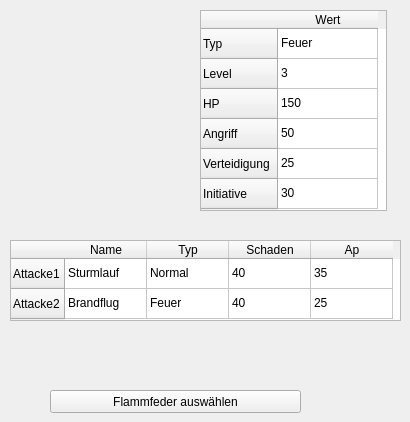
   <widget class="QWidget" name="tab6Flammfeder">
    <attribute name="title">
     <string>Flammfeder</string>
    </attribute>
    <widget class="QLabel" name="labelBildFlammfeder">
     <property name="geometry">
      <rect>
       <x>20</x>
       <y>10</y>
       <width>150</width>
       <height>150</height>
      </rect>
     </property>
     <property name="text">
      <string/>
     </property>
    </widget>
    <widget class="QPushButton" name="btnFlammfeder">
     <property name="geometry">
      <rect>
       <x>50</x>
       <y>390</y>
       <width>251</width>
       <height>23</height>
      </rect>
     </property>
     <property name="text">
      <string>Flammfeder auswählen</string>
     </property>
    </widget>
    <widget class="QTableWidget" name="tableWidget_11">
     <property name="geometry">
      <rect>
       <x>200</x>
       <y>10</y>
       <width>187</width>
       <height>201</height>
      </rect>
     </property>
     <row>
      <property name="text">
       <string>Typ</string>
      </property>
     </row>
     <row>
      <property name="text">
       <string>Level</string>
      </property>
     </row>
     <row>
      <property name="text">
       <string>HP</string>
      </property>
     </row>
     <row>
      <property name="text">
       <string>Angriff</string>
      </property>
     </row>
     <row>
      <property name="text">
       <string>Verteidigung</string>
      </property>
     </row>
     <row>
      <property name="text">
       <string>Initiative</string>
      </property>
     </row>
     <column>
      <property name="text">
       <string>Wert</string>
      </property>
     </column>
     <item row="0" column="0">
      <property name="text">
       <string>Feuer</string>
      </property>
      <property name="flags">
       <set>ItemIsEnabled</set>
      </property>
     </item>
     <item row="1" column="0">
      <property name="text">
       <string>3</string>
      </property>
      <property name="flags">
       <set>ItemIsEnabled</set>
      </property>
     </item>
     <item row="2" column="0">
      <property name="text">
       <string>150</string>
      </property>
      <property name="flags">
       <set>ItemIsEnabled</set>
      </property>
     </item>
     <item row="3" column="0">
      <property name="text">
       <string>50</string>
      </property>
      <property name="flags">
       <set>ItemIsEnabled</set>
      </property>
     </item>
     <item row="4" column="0">
      <property name="text">
       <string>25</string>
      </property>
      <property name="flags">
       <set>ItemIsEnabled</set>
      </property>
     </item>
     <item row="5" column="0">
      <property name="text">
       <string>30</string>
      </property>
      <property name="flags">
       <set>ItemIsEnabled</set>
      </property>
     </item>
    </widget>
    <widget class="QTableWidget" name="tableWidget_12">
     <property name="geometry">
      <rect>
       <x>10</x>
       <y>240</y>
       <width>391</width>
       <height>81</height>
      </rect>
     </property>
     <attribute name="horizontalHeaderDefaultSectionSize">
      <number>82</number>
     </attribute>
     <attribute name="horizontalHeaderShowSortIndicator" stdset="0">
      <bool>false</bool>
     </attribute>
     <row>
      <property name="text">
       <string>Attacke1</string>
      </property>
     </row>
     <row>
      <property name="text">
       <string>Attacke2</string>
      </property>
     </row>
     <column>
      <property name="text">
       <string>Name</string>
      </property>
     </column>
     <column>
      <property name="text">
       <string>Typ</string>
      </property>
     </column>
     <column>
      <property name="text">
       <string>Schaden</string>
      </property>
     </column>
     <column>
      <property name="text">
       <string>Ap</string>
      </property>
     </column>
     <item row="0" column="0">
      <property name="text">
       <string>Sturmlauf</string>
      </property>
      <property name="flags">
       <set>ItemIsEnabled</set>
      </property>
     </item>
     <item row="0" column="1">
      <property name="text">
       <string>Normal</string>
      </property>
      <property name="flags">
       <set>ItemIsEnabled</set>
      </property>
     </item>
     <item row="0" column="2">
      <property name="text">
       <string>40</string>
      </property>
      <property name="flags">
       <set>ItemIsEnabled</set>
      </property>
     </item>
     <item row="0" column="3">
      <property name="text">
       <string>35</string>
      </property>
      <property name="flags">
       <set>ItemIsEnabled</set>
      </property>
     </item>
     <item row="1" column="0">
      <property name="text">
       <string>Brandflug</string>
      </property>
      <property name="flags">
       <set>ItemIsEnabled</set>
      </property>
     </item>
     <item row="1" column="1">
      <property name="text">
       <string>Feuer</string>
      </property>
      <property name="flags">
       <set>ItemIsEnabled</set>
      </property>
     </item>
     <item row="1" column="2">
      <property name="text">
       <string>40</string>
      </property>
      <property name="flags">
       <set>ItemIsEnabled</set>
      </property>
     </item>
     <item row="1" column="3">
      <property name="text">
       <string>25</string>
      </property>
      <property name="flags">
       <set>ItemIsEnabled</set>
      </property>
     </item>
    </widget>
   </widget>
